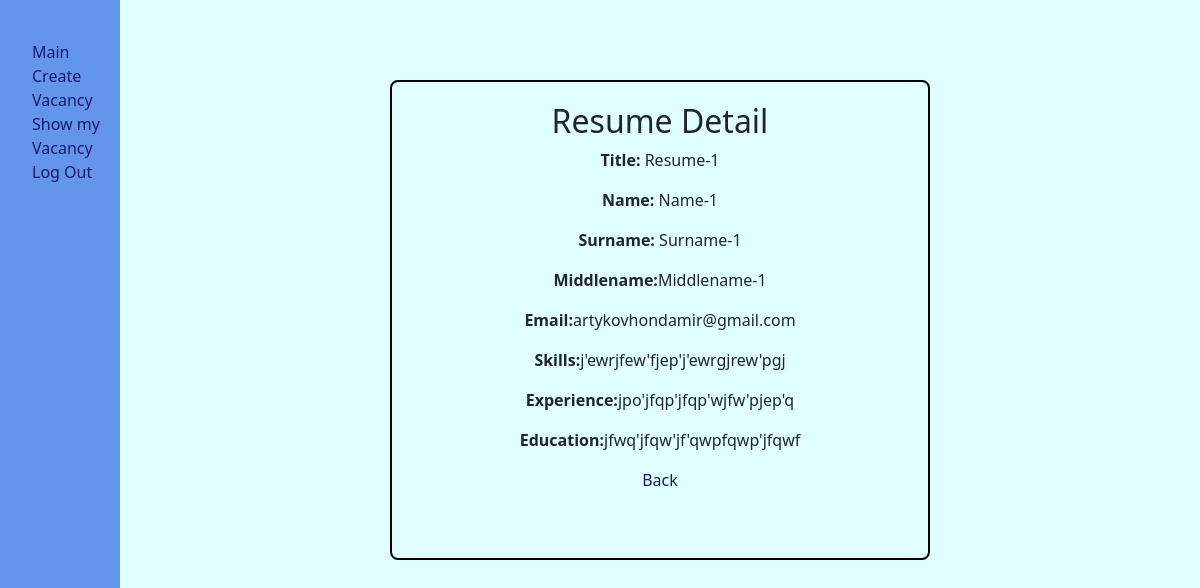
The app's page /employer/1/ with its own data.
### main/models.py (models this page shows, shortened)
class Resume(models.Model):
    user = models.ForeignKey(User, on_delete=models.DO_NOTHING)
    title = models.CharField(max_length=255)
    name = models.CharField(max_length=255)
    surname = models.CharField(max_length=255)
    patronymic = models.CharField(max_length=255)
    birthdate = models.DateField()
    email = models.EmailField()
    skills = models.TextField()
    experience = models.TextField()
    education = models.TextField()
    slug = models.CharField(max_length=255, unique=True, null=True, blank=True)

### main/views.py (the view)
# urls.py: path('employer/<int:pk>/', ResumeDetailEm.as_view(), name='resume_detail_em'),
class ResumeDetailEm(View):
    model = Resume
    template_name = 'employer/resume_detail_em.html'
    context_object_name = 'resume'
    def get(self, request, pk):
        resume = get_object_or_404(Resume, pk=pk)
        return render(request, self.template_name, {'resume': resume})

### main/templates/employer/resume_detail_em.html
{% extends 'extends/base.html' %}
{% block content %}
    <div class="r_detail">
        <h2>Resume Detail</h2>
        <p><strong>Title:</strong> {{ resume.title }}</p>
        <p><strong>Name:</strong> {{ resume.name }}</p>
        <p><strong>Surname:</strong> {{ resume.surname }}</p>
        <p><strong>Middlename:</strong>{{ resume.patronymic }}</p>
        <p><strong>Email:</strong>{{ resume.email }}</p>
        <p><strong>Skills:</strong>{{ resume.skills }}</p>
        <p><strong>Experience:</strong>{{ resume.experience }}</p>
        <p><strong>Education:</strong>{{ resume.education }}</p>
        <a href="{% url 'employer' %}">Back</a>
    </div>
{% endblock %}

### static/style.css (style rules this page uses)
body { background-color: lightcyan; display: flex; }
a { gap: 2px; color: midnightblue; text-decoration: none; }
.r_detail { width: 45vw; height: 60vh; display: flex; flex-direction: column; border: 2px solid black; border-radius: 8px; align-items: center; margin: 80px auto; padding: 20px; }

### records on screen
Resume: title "Resume-1", name "Name-1", surname "Surname-1", patronymic "Middlename-1", email "artykovhondamir@gmail.com", skills "j'ewrjfew'fjep'j'ewrgjrew'pgj", experience "jpo'jfqp'jfqp'wjfw'pjep'q", education "jfwq'jfqw'jf'qwpfqwp'jfqwf"
